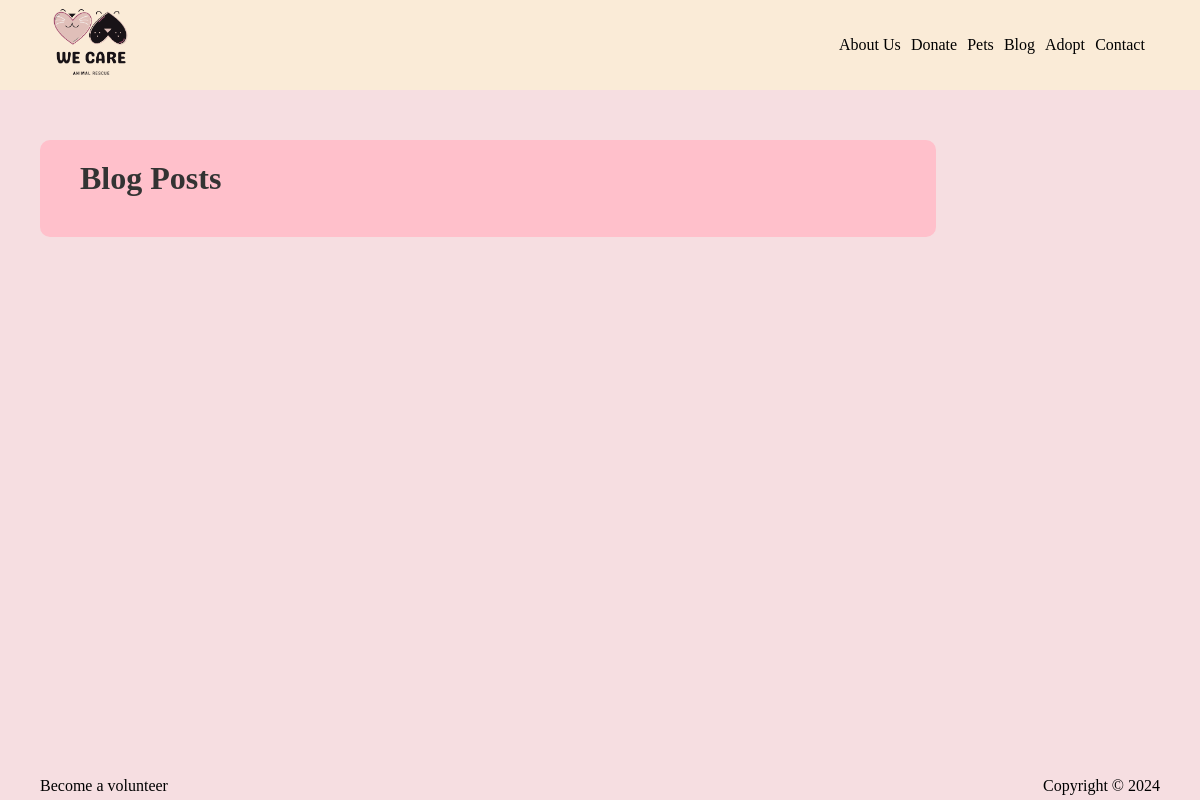
/blog/, run on an earlier commit of the app's database.
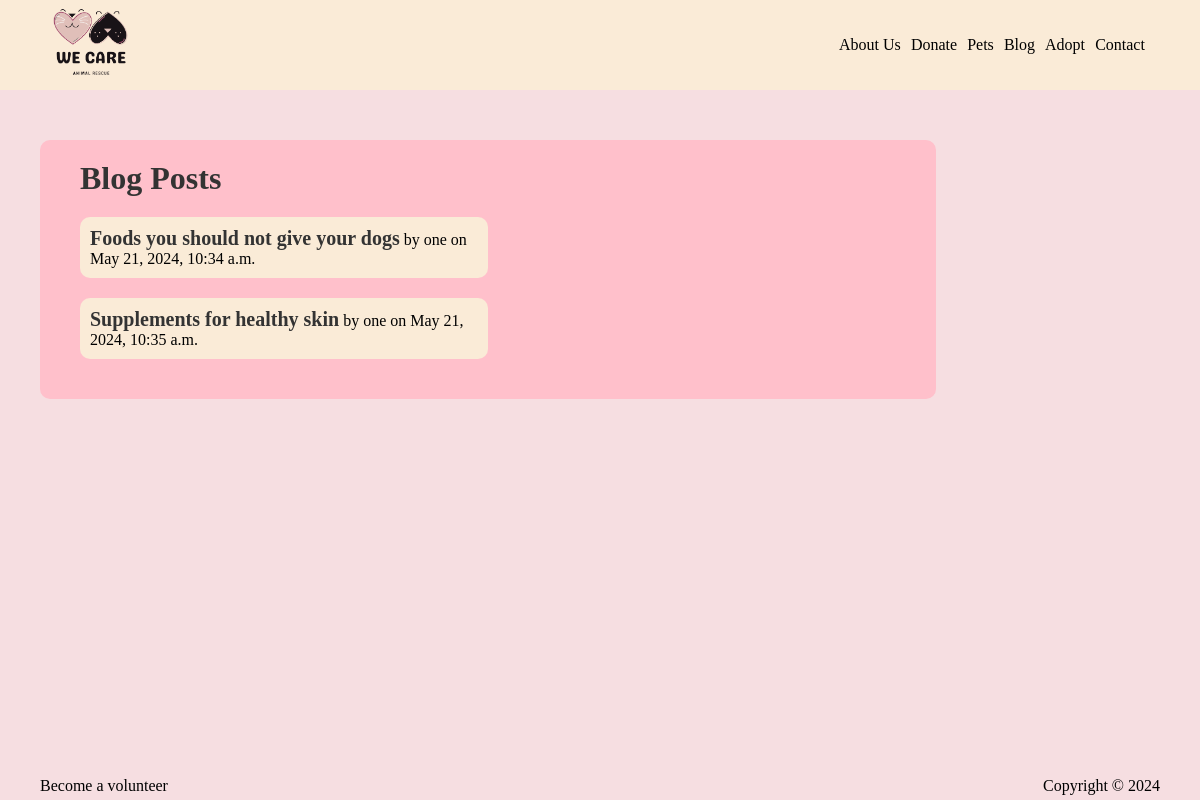
And on a later commit of the database.
### pets/models.py (models this page shows, shortened)
class BlogPost(models.Model):
    title = models.CharField(max_length=200)
    content = models.TextField()
    author = models.CharField(max_length=100)
    created_at = models.DateTimeField(default=timezone.now)
    updated_at = models.DateTimeField(auto_now=True)
    image = models.ImageField(upload_to='blog_images/', blank=True, null=True)

### pets/views.py (the view)
# urls.py: 2. Add a URL to urlpatterns:  path('blog/', include('blog.urls'))
def blog(request):
    blog_posts = models.BlogPost.objects.all()
    return render(request, "blog.html", {"blog": blog_posts})

### pets/templates/blog.html (shortened to what this page needs)
{% extends 'base.html' %}
{% block blog_template %}
<div  class="blog">
  <h1>Blog Posts</h1>
  <ul class= "blog_posts">
    {% for post in blog %}
      <li class="blog_posts_li">
        <a class="blog_posts_li__a" href="">{{ post.title }}</a>
        by {{ post.author }} on {{ post.created_at }}
      </li>
    {% endfor %}
  </ul>
  </div>
{% endblock %}

### pets/templates/base.html (shortened to what this page needs)
{% load static %}
<!DOCTYPE html>
<html lang="en">
  <head>
    <link rel="stylesheet" href="{% static 'css/css.css' %}">
  </head>
  <body>
    <header class="container">
      <div class="logo_box">
        <a href="{% url 'home' %}">
          <img class="logo_box__image" src="{% static 'images/logo.png' %}" alt="">
        </a>
      </div>
      <nav>
        <ul>
          <li><a href="{% url 'about' %}">About us</a></li>
          <li><a href="{% url 'donate' %}">Donate</a></li>
          <li><a href="{% url 'pets' %}">Pets</a></li>
          <li><a href="{% url 'blog' %}">Blog</a></li>
          <li><a href="{% url 'adopt' %}">Adopt</a></li>
          <li><a href="{% url 'contact' %}">Contact</a></li>
        </ul>
      </nav>
    </header>
    <main>
      {% block blog_template %}{% endblock  %}
    </main>
    <footer>
      <p>Become a volunteer</p>
      <p>Copyright &copy; 2024</p>
    </footer>
  </body>
</html>

### static/css/css.css (style rules this page uses)
* { margin: 0; padding: 0; box-sizing: border-box; overflow-x: hidden; }
body { background-color: rgb(246, 222, 225); }
main { padding: 50px 40px; }
header { width: 100%; display: flex; padding: 5px 40px; justify-content: space-between; align-items: center; background-color: antiquewhite; }
header .logo_box { width: 100px; }
header .logo_box .logo_box__image { width: 100%; }
header nav { width: 50%; display: flex; justify-content: space-between; align-items: center; width: 30%; padding: 10px; }
header nav ul { width: 100%; display: flex; justify-content: space-around; }
header nav ul li { list-style: none; }
header nav ul li a { text-decoration: none; text-transform: capitalize; color: #000; }
.blog { width: 80%; padding: 20px 40px; background-color: pink; border-radius: 10px; }
.blog h1 { margin-bottom: 20px; color: #333; }
.blog .blog_posts { padding: 10px; width: 50%; list-style: none; margin: 0; padding: 0; }
.blog .blog_posts .blog_posts_li { border-radius: 10px; background-color: antiquewhite; margin-bottom: 20px; padding: 10px; }
.blog .blog_posts .blog_posts_li .blog_posts_li__a { color: #333; font-size: 20px; text-decoration: none; font-weight: bold; }
footer { width: 100%; position: fixed; bottom: 0; left: 0; display: flex; justify-content: space-between; padding: 20px 40px 5px; }

What changed in the data, as far as the page shows it:
added BlogPost: title "Foods you should not give your dogs", author "one", created_at "May 21, 2024, 10:34 a.m."
added BlogPost: title "Supplements for healthy skin", author "one", created_at "May 21, 2024, 10:35 a.m."
